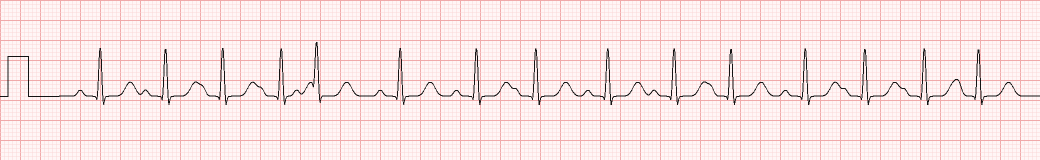
#> input picture exemples/irregulier.png, 2080 x 320 px (shown at 1/2 size)
$ python -i extraction.py   (imports and definitions only)
#> lines starting #> are read from the running program, lines starting #| are printed output that depends on the picture; after the words box and inside, x2 and y2 are one past the last pixel; in counts of white or black regions, pixels touching at a corner belong together
"""Extraction de paramètres physiologiques à partir d'une image d'ECG sur papier.

Étapes :
1. séparer le tracé (pixels sombres) de la grille (pixels rosés) ;
2. mesurer le pas de la grille (autocorrélation du profil de la grille) : pixels par mm ;
3. mesurer l'impulsion d'étalonnage (1 mV) pour vérifier le gain ;
4. numériser : une valeur de tension par colonne de pixels, convertie en mV et en secondes ;
5. détecter les pics R, puis calculer FC, intervalles RR, variabilité, amplitude R, durée du QRS.
"""
import numpy as np
from PIL import Image

VITESSE = 25.0
GAIN = 10.0


def charger(image):
    if isinstance(image, Image.Image):
        return np.asarray(image.convert("RGB"), float)
    return np.asarray(Image.open(image).convert("RGB"), float)


def masques(rgb):
    r, g, b = rgb[..., 0], rgb[..., 1], rgb[..., 2]
    trace = (r < 110) & (g < 110) & (b < 110)
    grille = (r > 200) & (g < 235) & (r - g > 15) & ~trace
    return trace, grille


def pas_grille(grille):
    """Pixels par mm : période fondamentale du profil des lignes verticales de la grille."""
    profil = grille.sum(0).astype(float)
    profil -= profil.mean()
    n = len(profil)
    ac = np.correlate(profil, profil, mode="full")[n - 1:]
    ac /= ac[0]
    debut = 3
    candidats = [k for k in range(debut, min(200, n // 4)) if ac[k] > ac[k - 1] and ac[k] >= ac[k + 1] and ac[k] > 0.1]
    if not candidats:
        raise ValueError("grille introuvable")
    k = candidats[0]
    # affiner avec les gros carreaux (5 mm), plus précis
    k5 = int(round(5 * k))
    fen = range(max(k5 - 3, 1), k5 + 4)
    k5 = max(fen, key=lambda i: ac[i])
    a, b, c = ac[k5 - 1], ac[k5], ac[k5 + 1]
    dec = 0.5 * (a - c) / (a - 2 * b + c) if (a - 2 * b + c) else 0
    return (k5 + dec) / 5


def courbe(trace, ecart_min=3):
    """Ligne du tracé pour chaque colonne, NaN si absente.

    Sur les parties plates : moyenne des pixels sombres de la colonne. Sur les ondes
    raides (pic R, onde S) la ligne est presque verticale et une colonne contient tout le
    segment : on garde alors le pixel le plus éloigné de la ligne de base, sinon les pics
    seraient sous-estimés.
    """
    h, w = trace.shape
    lignes = np.arange(h)[:, None]
    n = trace.sum(0)
    with np.errstate(invalid="ignore"):
        moy = (trace * lignes).sum(0) / n
    moy[n == 0] = np.nan
    base = np.nanmedian(moy)
    haut = np.where(trace, lignes, h).min(0).astype(float)
    bas = np.where(trace, lignes, -1).max(0).astype(float)
    y = moy.copy()
    au_dessus = moy < base - ecart_min
    en_dessous = moy > base + ecart_min
    y[au_dessus] = haut[au_dessus] + 0.5  # le trait fait 2 px : on vise son milieu
    y[en_dessous] = bas[en_dessous] - 0.5
    y[n == 0] = np.nan
    return y


def etalonnage(y, px_mm):
    """Hauteur (px) de l'impulsion d'étalonnage dans les 10 premiers mm."""
    zone = y[: int(10 * px_mm)]
    zone = zone[~np.isnan(zone)]
    base = np.percentile(zone, 90)  # la ligne de base est plus bas sur l'image
    haut = np.percentile(zone, 10)
    return base - haut


def numeriser(image):
    """Renvoie (t en s, tension en mV, infos d'étalonnage)."""
    rgb = charger(image)
    trace, grille = masques(rgb)
    px_mm = pas_grille(grille)
    y = courbe(trace)
    px_mv_mesure = etalonnage(y, px_mm)
    debut = int(round(10 * px_mm))
    y = y[debut:]
    ok = ~np.isnan(y)
    y = np.interp(np.arange(len(y)), np.flatnonzero(ok), y[ok])
    base = np.median(y)
    px_mv = px_mm * GAIN
    v = (base - y) / px_mv
    t = np.arange(len(y)) / px_mm / VITESSE
    return t, v, {"px_par_mm": px_mm, "gain_mesure_mm_par_mv": px_mv_mesure / px_mm}


def reechantillonner(t, v, fe=250.0):
    tt = np.arange(0, t[-1], 1 / fe)
    return tt, np.interp(tt, t, v)


def detecter_r(t, v, fe=250.0):
    """Pics R : énergie de la dérivée, seuil adaptatif, période réfractaire de 250 ms."""
    d = np.gradient(v) * fe
    e = d ** 2
    k = int(0.1 * fe)
    e = np.convolve(e, np.ones(k) / k, mode="same")
    seuil = 0.3 * np.percentile(e, 99)
    pics = []
    i = 0
    refr = int(0.25 * fe)
    while i < len(e):
        if e[i] > seuil:
            fin = min(len(v), i + int(0.15 * fe))
            debut = max(0, i - int(0.05 * fe))
            j = debut + int(np.argmax(v[debut:fin]))
            if not pics or j - pics[-1] > refr:
                pics.append(j)
            i = j + refr
        else:
            i += 1
    return np.array(pics)


def duree_qrs(t, v, pics, fe=250.0):
    """Durée du QRS : autour de chaque R, zone où la pente dépasse 15 % de la pente maximale."""
    d = np.abs(np.gradient(v) * fe)
    durees = []
    for p in pics:
        a, b = max(0, p - int(0.12 * fe)), min(len(v), p + int(0.12 * fe))
        seg = d[a:b]
        if len(seg) < 5:
            continue
        idx = np.flatnonzero(seg > 0.15 * seg.max())
        durees.append((idx[-1] - idx[0]) / fe)
    return float(np.median(durees)) if durees else float("nan")


def amplitude_r(t, v, pics, fe=250.0):
    """Hauteur du pic R au-dessus de la ligne isoélectrique, mesurée sur le segment PR
    (de 120 à 70 ms avant R) : plus juste que la médiane du signal quand le cœur bat vite."""
    h = []
    for p in pics:
        a, b = p - int(0.12 * fe), p - int(0.07 * fe)
        if a >= 0:
            h.append(v[p] - np.median(v[a:b]))
    return float(np.median(h)) if h else float("nan")


def analyser(image):
    t, v, info = numeriser(image)
    tt, vv = reechantillonner(t, v)
    pics = detecter_r(tt, vv)
    rr = np.diff(tt[pics])
    res = dict(info)
    res.update({
        "nb_battements": len(pics),
        "instants_r": tt[pics],
        "fc": 60 / rr.mean() if len(rr) else float("nan"),
        "rr_moyen_ms": rr.mean() * 1000 if len(rr) else float("nan"),
        "sdnn_ms": rr.std(ddof=1) * 1000 if len(rr) > 2 else float("nan"),
        "amplitude_r_mv": amplitude_r(tt, vv, pics),
        "qrs_ms": duree_qrs(tt, vv, pics) * 1000,
        "signal": (tt, vv),
    })
    cv = rr.std() / rr.mean() if len(rr) > 2 else 0
    res["rythme"] = "irrégulier" if cv > 0.08 else "régulier"
    fc = res["fc"]
    res["frequence"] = "bradycardie" if fc < 60 else "tachycardie" if fc > 100 else "normale"
    res["qrs"] = "élargi (≥ 120 ms)" if res["qrs_ms"] >= 120 else "fin"
    return res

>>> from PIL import Image
>>> picture = Image.open('../exemples/irregulier.png')
#> picture is the input picture: PIL image 2080x320 RGB; mean R, G, B 248.6, 229.5, 229.5
>>> result = analyser(picture)
#> in charger, `return np.asarray(image.convert("RGB"), float)`:
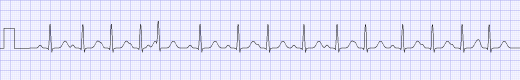
#> returned value: shape (320, 2080, 3) float64 (shown at 1/4 size); mean of channels 0, 1, 2 248.6, 229.5, 229.5; drawn as B, G, R
#> in masques, `r, g, b = rgb[..., 0], rgb[..., 1], rgb[..., 2]`:
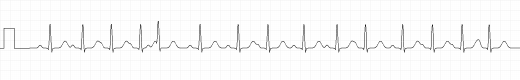
#> r: shape (320, 2080) float64 (shown at 1/4 size); min 20, max 255, mean 248.6
#> in masques, `r, g, b = rgb[..., 0], rgb[..., 1], rgb[..., 2]`:
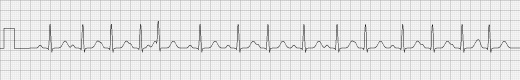
#> g: shape (320, 2080) float64 (shown at 1/4 size); min 20, max 246, mean 229.5
#> in masques, `trace = (r < 110) & (g < 110) & (b < 110)`:
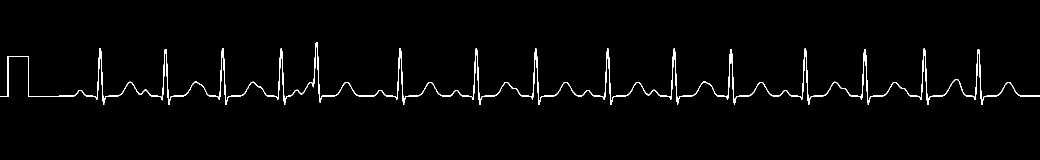
#> trace: shape (320, 2080) bool (shown at 1/2 size); 1.7% white in thin lines or dots, all inside (x1, y1, x2, y2) = (0, 84, 2080, 210)
#> in masques, `grille = (r > 200) & (g < 235) & (r - g > 15) & ~trace`:
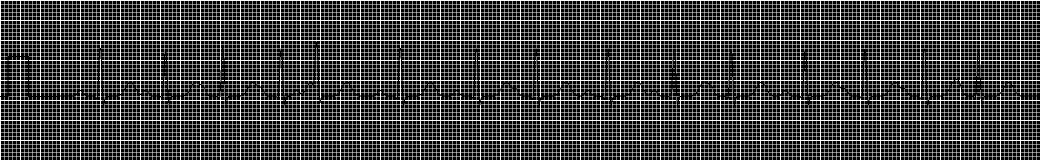
#> grille: shape (320, 2080) bool (shown at 1/2 size); 27.2% white in thin lines or dots
#> in pas_grille, `profil = grille.sum(0).astype(float)`: profil = 2080 values, max 318 at index 0, min 35 at index 15, mean 87.08
#> in pas_grille, `profil -= profil.mean()`: profil = 2080 values, max 230.9 at index 0, min -52.08 at index 15, mean 1.53e-14
#> in pas_grille, `n = len(profil)`: n = 2080
#> in pas_grille, `ac = np.correlate(profil, profil, mode="full")[n - 1:]`: ac = 2080 values, max 19025577.1 at index 0, min -3349478.8 at index 5, mean 4573.5
#> in pas_grille, `ac /= ac[0]`: ac = 2080 values, max 1 at index 0, min -0.176 at index 5, mean 0.00024
#> in pas_grille, `candidats = [k for k in range(debut, min(200, n // 4)) if ac[k] > ac[k..`: candidats = [8, 16, 24, 32, 40, 48, 56, 64, 72, 80, 88, 96, 104, 112, 120, 128, 136, 144, 152, 160, 168, 176, 184, 192]
#> in pas_grille, `k = candidats[0]`: k = 8
#> in pas_grille, `k5 = int(round(5 * k))`: k5 = 40
#> in pas_grille, `a, b, c = ac[k5 - 1], ac[k5], ac[k5 + 1]`: a = 0.0193; b = 0.979; c = 0.0202
#> in pas_grille, `dec = 0.5 * (a - c) / (a - 2 * b + c) if (a - 2 * b + c) else 0`: dec = 0.000233
#> in numeriser, `px_mm = pas_grille(grille)`: px_mm = 8
#> in courbe, `n = trace.sum(0)`: n = 2080 values, max 82 at index 15, min 1 at index 260, mean 5.55
#> in courbe, `moy = (trace * lignes).sum(0) / n`: moy = 2080 values, max 206.5 at index 207, min 87.5 at index 633, mean 180.6
#> in courbe, `base = np.nanmedian(moy)`: base = 190
#> in courbe, `haut = np.where(trace, lignes, h).min(0).astype(float)`: haut = 2080 values, max 204 at index 207, min 84 at index 632, mean 178.4
#> in courbe, `bas = np.where(trace, lignes, -1).max(0).astype(float)`: bas = 2080 values, max 209 at index 207, min 91 at index 633, mean 182.9
#> in courbe, `y = moy.copy()`: y has the same summary as moy
#> in numeriser, `y = courbe(trace)`: y = 2080 values, max 208.5 at index 207, min 84.5 at index 632, mean 179.3
#> in etalonnage, `zone = y[: int(10 * px_mm)]`: zone = 80 values, max 192.5 at index 0, min 112.5 at index 15, mean 149.5
#> in etalonnage, `base = np.percentile(zone, 90)  # la ligne de base est plus bas sur l'..`: base = 192.5
#> in etalonnage, `haut = np.percentile(zone, 10)`: haut = 112.5
#> in numeriser, `px_mv_mesure = etalonnage(y, px_mm)`: px_mv_mesure = 80
#> in numeriser, `y = y[debut:]`: y = 2000 values, max 208.5 at index 127, min 84.5 at index 552, mean 180.5
#> in numeriser, `base = np.median(y)`: base = 190
#> in numeriser, `px_mv = px_mm * GAIN`: px_mv = 80
#> in numeriser, `v = (base - y) / px_mv`: v = 2000 values, max 1.32 at index 552, min -0.231 at index 127, mean 0.119
#> in numeriser, `t = np.arange(len(y)) / px_mm / VITESSE`: t = 2000 values from 0 to 9.99
#> in analyser, `t, v, info = numeriser(image)`: info = {'px_par_mm': 8, 'gain_mesure_mm_par_mv': 10}
#> in analyser, `tt, vv = reechantillonner(t, v)`: tt = 2499 values from 0 to 9.99; vv = 2499 values, max 1.32 at index 690, min -0.231 at index 322, mean 0.119
#> in detecter_r, `d = np.gradient(v) * fe`: d = 2499 values, max 65.55 at index 596, min -91.47 at index 2068, mean 0.00125
#> in detecter_r, `e = d ** 2`: e = 2499 values, max 8366.4 at index 2068, min 0 at index 0, mean 224.3
#> in detecter_r, `e = np.convolve(e, np.ones(k) / k, mode="same")`: e = 2499 values, max 1537.7 at index 2063, min 0 at index 0, mean 224.3
#> in detecter_r, `seuil = 0.3 * np.percentile(e, 99)`: seuil = 446.8
#> after the loop in detecter_r, `while i < len(e):`: debut = 2317; fin = 2366; i = 2499; j = 2344; pics = [149, 313, 455, 602, 690, 899, 1089, 1238, 1418, 1584, 1727, 1912, 2060, 2209, 2344]
#> in analyser, `rr = np.diff(tt[pics])`: rr = [0.656, 0.568, 0.588, 0.352, 0.836, 0.76, 0.596, 0.72, 0.664, 0.572, 0.74, 0.592, 0.596, 0.54]
#> in analyser, `res = dict(info)`: res = {'px_par_mm': 8, 'gain_mesure_mm_par_mv': 10}
#> the loop in amplitude_r, `for p in pics:` made 15 passes
#> (p, a, b) on passes 1 to 8: (149, 119, 132), (313, 283, 296), (455, 425, 438), (602, 572, 585), (690, 660, 673), (899, 869, 882), (1089, 1059, 1072), (1238, 1208, 1221)
#> after the loop in amplitude_r, `for p in pics:`: h = [1.19, 1.16, 1.19, 1.17, 1.11, 1.19, 1.17, 1.17, 1.17, 1.17, 1.16, 1.17, 1.16, 1.17, 1.15]
#> in duree_qrs, `d = np.abs(np.gradient(v) * fe)`: d = 2499 values, max 91.47 at index 2068, min 0 at index 0, mean 5.58
#> the loop in duree_qrs, `for p in pics:` made 15 passes
#> (p, a, b, idx) on passes 1 to 5: (149, 119, 179, [23, 24, 25, 26, 27, 28, 29, 33, 34, 35, 36, 37, 38, 39, 42]), (313, 283, 343, [22, 23, 24, 25, 26, 27, 28, 33, 34, 35, 36, 37, 38]), (455, 425, 485, [23, 24, 25, 26, 27, 28, 29, 33, 34, 35, 36, 37, 38, 39, 42]), (602, 572, 632, [22, 23, 24, 25, 26, 27, 28, 33, 34, 35, 36, 37, 38, 42]), (690, 660, 720, [23, 24, 25, 26, 27, 28, 29, 33, 34, 35, 36, 37, 38, 39, 42])
#> after the loop in duree_qrs, `for p in pics:`: durees = [0.076, 0.064, 0.076, 0.08, 0.076, 0.076, 0.064, 0.064, 0.076, 0.06, 0.064, 0.076, 0.06, 0.076, 0.064]
#> in analyser, `cv = rr.std() / rr.mean() if len(rr) > 2 else 0`: cv = 0.18
#> in analyser, `fc = res["fc"]`: fc = 95.67
#> result = 13 items

$ run again, on exemples/normal.png
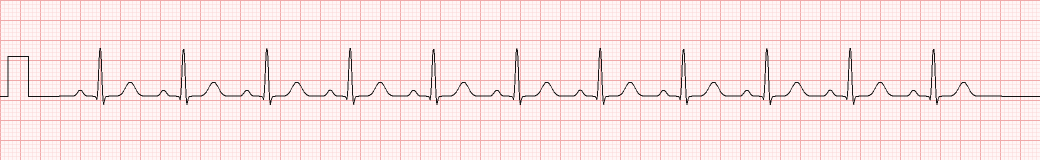
#> input picture exemples/normal.png, 2080 x 320 px (shown at 1/2 size)
#> picture is the input picture: PIL image 2080x320 RGB; mean R, G, B 249.3, 230.1, 230.1
#> in masques, `trace = (r < 110) & (g < 110) & (b < 110)`:
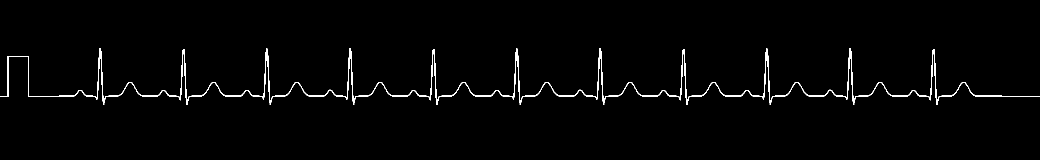
#> trace: shape (320, 2080) bool (shown at 1/2 size); 1.5% white in thin lines or dots, all inside (x1, y1, x2, y2) = (0, 96, 2080, 210)
#> in masques, `grille = (r > 200) & (g < 235) & (r - g > 15) & ~trace`:
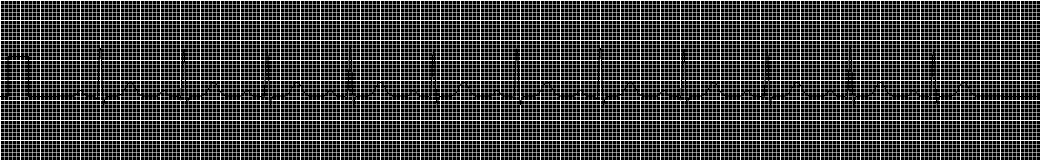
#> grille: shape (320, 2080) bool (shown at 1/2 size); 27.2% white in thin lines or dots
#> in pas_grille, `profil = grille.sum(0).astype(float)`: profil = 2080 values, max 319 at index 1160, min 35 at index 15, mean 87.2
#> in pas_grille, `profil -= profil.mean()`: profil = 2080 values, max 231.8 at index 1160, min -52.2 at index 15, mean 1.31e-15
#> in pas_grille, `n = len(profil)`: n = 2080
#> in pas_grille, `ac = np.correlate(profil, profil, mode="full")[n - 1:]`: ac = 2080 values, max 19076858.2 at index 0, min -3339569.7 at index 4, mean 4585.8
#> in pas_grille, `ac /= ac[0]`: ac = 2080 values, max 1 at index 0, min -0.175 at index 4, mean 0.00024
#> candidats = [8, 16, 24, 32, 40, 48, 56, 64, 72, 80, 88, 96, 104, 112, 120, 128, 136, 144, 152, 160, 168, 176, 184, 192]
#> k = 8
#> k5 = 40
#> in pas_grille, `a, b, c = ac[k5 - 1], ac[k5], ac[k5 + 1]`: a = 0.0205; b = 0.98; c = 0.0214
#> dec = 0.000235
#> px_mm = 8
#> in courbe, `n = trace.sum(0)`: n = 2080 values, max 82 at index 15, min 1 at index 660, mean 4.71
#> moy = 2080 values, max 206.5 at index 207, min 98 at index 200, mean 183.2
#> in courbe, `base = np.nanmedian(moy)`: base = 191.5
#> in courbe, `haut = np.where(trace, lignes, h).min(0).astype(float)`: haut = 2080 values, max 204 at index 207, min 96 at index 199, mean 181.3
#> bas = 2080 values, max 209 at index 207, min 100 at index 200, mean 185.1
#> in courbe, `y = moy.copy()`: y has the same summary as moy
#> in numeriser, `y = courbe(trace)`: y = 2080 values, max 208.5 at index 207, min 96.5 at index 199, mean 182.2
#> zone = 80 values, max 192.5 at index 0, min 112.5 at index 15, mean 149.5
#> in etalonnage, `base = np.percentile(zone, 90)  # la ligne de base est plus bas sur l'..`: base = 192.5
#> in etalonnage, `haut = np.percentile(zone, 10)`: haut = 112.5
#> px_mv_mesure = 80
#> in numeriser, `y = y[debut:]`: y = 2000 values, max 208.5 at index 127, min 96.5 at index 119, mean 183.5
#> in numeriser, `base = np.median(y)`: base = 191.5
#> px_mv = 80
#> in numeriser, `v = (base - y) / px_mv`: v = 2000 values, max 1.19 at index 119, min -0.212 at index 127, mean 0.1
#> in numeriser, `t = np.arange(len(y)) / px_mm / VITESSE`: t = 2000 values from 0 to 9.99
#> in analyser, `t, v, info = numeriser(image)`: info = {'px_par_mm': 8, 'gain_mesure_mm_par_mv': 10}
#> in analyser, `tt, vv = reechantillonner(t, v)`: tt = 2499 values from 0 to 9.99; vv = 2499 values, max 1.19 at index 149, min -0.212 at index 367, mean 0.1
#> in detecter_r, `d = np.gradient(v) * fe`: d = 2499 values, max 62.4 at index 144, min -90.2 at index 573, mean 7.39e-17
#> in detecter_r, `e = d ** 2`: e = 2499 values, max 8135.8 at index 573, min 0 at index 0, mean 164.3
#> in detecter_r, `e = np.convolve(e, np.ones(k) / k, mode="same")`: e = 2499 values, max 1503.2 at index 568, min 0 at index 0, mean 164.3
#> seuil = 445.5
#> after the loop in detecter_r, `while i < len(e):`: debut = 2205; fin = 2254; i = 2499; j = 2233; pics = [149, 358, 565, 774, 983, 1190, 1399, 1608, 1815, 2024, 2233]
#> rr = [0.836, 0.828, 0.836, 0.836, 0.828, 0.836, 0.836, 0.828, 0.836, 0.836]
#> res = {'px_par_mm': 8, 'gain_mesure_mm_par_mv': 10}
#> the loop in amplitude_r, `for p in pics:` made 11 passes
#> (p, a, b) on passes 1 to 8: (149, 119, 132), (358, 328, 341), (565, 535, 548), (774, 744, 757), (983, 953, 966), (1190, 1160, 1173), (1399, 1369, 1382), (1608, 1578, 1591)
#> after the loop in amplitude_r, `for p in pics:`: h = [1.19, 1.16, 1.17, 1.19, 1.16, 1.17, 1.19, 1.16, 1.17, 1.19, 1.16]
#> in duree_qrs, `d = np.abs(np.gradient(v) * fe)`: d = 2499 values, max 90.2 at index 573, min 0 at index 0, mean 4.28
#> the loop in duree_qrs, `for p in pics:` made 11 passes
#> (p, a, b, idx) on passes 1 to 5: (149, 119, 179, [23, 24, 25, 26, 27, 28, 29, 33, 34, 35, 36, 37, 38, 39, 42]), (358, 328, 388, [22, 23, 24, 25, 26, 27, 28, 33, 34, 35, 36, 37, 38]), (565, 535, 595, [23, 24, 25, 26, 27, 28, 29, 34, 35, 36, 37, 38, 39]), (774, 744, 804, [23, 24, 25, 26, 27, 28, 29, 33, 34, 35, 36, 37, 38, 39, 42]), (983, 953, 1013, [22, 23, 24, 25, 26, 27, 28, 33, 34, 35, 36, 37, 38])
#> after the loop in duree_qrs, `for p in pics:`: durees = [0.076, 0.064, 0.064, 0.076, 0.064, 0.064, 0.076, 0.064, 0.064, 0.076, 0.064]
#> cv = 0.0044
#> fc = 71.98
#> result = 13 items
